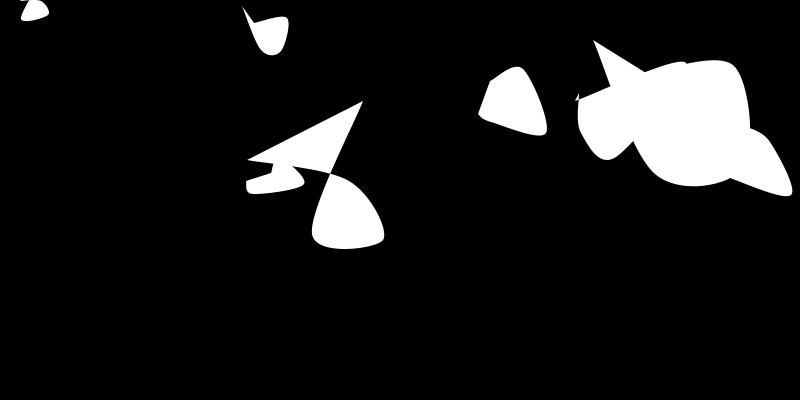
Frame 1 (no input)
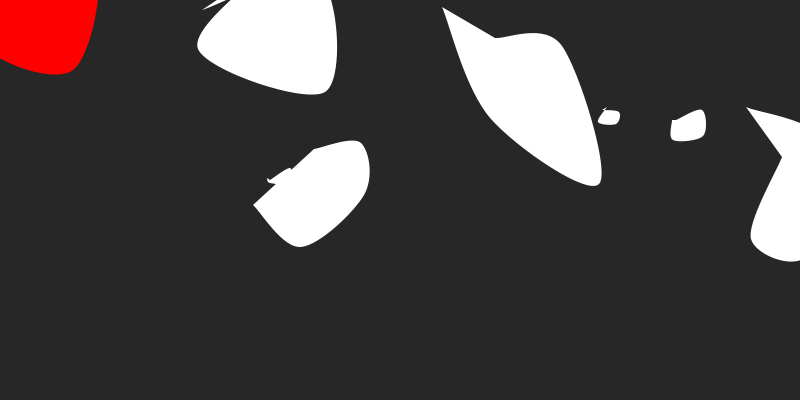
Frame 60 (the mouse pressed at the canvas centre just before this capture)
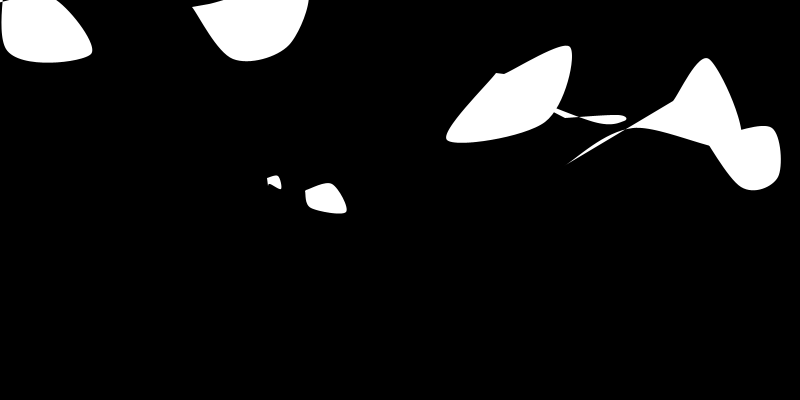
Frame 120 (the mouse held since frame 60 and released just before this capture)

The Processing sketch that drew these frames (run headless with seeded random() and noise(); from frame 60 on, the mouse is pressed at the canvas centre):

// Processing sketch: processing_143669
// ── processing_143669.pde



int numThoughts = 8, bgShade = 0;
Thought[] thoughts = new Thought[numThoughts];


void setup()
{
  size(800, 400);
  noStroke();

  for (int i = 0; i < numThoughts; i++)
  {
    thoughts[i] = new Thought();
  }
}

void draw()
{
  background(bgShade);

  //ellipse(width/2, height/2, 50, 50);

  int withFocus = 0;

  for (int i = 0; i < numThoughts; i++)
  {
    if (dist(mouseX, mouseY, thoughts[i].getX(), thoughts[i].getY())
      < thoughts[i].getSize())
    {
      //mouse on object
      if (bgShade < 255)
      {
        bgShade++;
      }

      color focusColor = color(255, 0, 0);
      thoughts[i].setColor(focusColor);
      thoughts[i].setFocus(true);
    }
    else
    {
      //mouse off object

      thoughts[i].setColor(255);
      thoughts[i].setFocus(false);
    }

    if (thoughts[i].gotFocus())
    {
      withFocus++;
    }

    thoughts[i].change();
    thoughts[i].display();
  }

  if (withFocus < 1)
  {
    bgShade = 0;
  }
}


//OBJECTS
class Thought
{
  int x, y, x2, y2, x3, y3, x4, y4, x5, y5, rate, min, max, size;
  float xoff, yoff;
  color fillColor;
  boolean hasFocus;

  Thought()
  {
    x = (int) random(width);
    y = (int) random(height);
    x2 = x3 = x4 = x5 = x;
    y2 = y3 = y4 = y5 = y;
    xoff = 0.01;
    yoff = 0.01;
    rate = (int) random(1, 5);
    size = (int) random(20, 100);
    fillColor = color(255, 255, 255);
    hasFocus = false;
  }

  void display()
  {
    fill(fillColor);
    //scale(0.1);
    //ellipse(x, y, size, size);

    //x = (int) map(noise(xoff, yoff), 0, 1, x-size/2, x+size/2);
    //y = (int) map(noise(xoff, yoff), 0, 1, y-size/2, y+size/2);

    int x1 = x, y1 = y;

    if (!hasFocus)
    {

      x1 = (int) random(x-size, x+size);
      y1 = (int) random(y-size, y+size);

      x2 = (int) random(x-size/2, x+size/2);
      y2 = (int) random(y-size/2, y+size/2);

      x3 = (int) random(x-size/2, x+size/2);
      y3 = (int) random(y-size/2, y+size/2);

      x4 = (int) random(x-size/2, x+size/2);
      y4 = (int) random(y-size/2, y+size/2);

      x5 = (int) random(x-size/2, x+size/2);
      y5 = (int) random(y-size/2, y+size/2);
    }

    //x5 = (int) map(noise(xoff, yoff), 0, 1, x-size/2, x+size/2);
    //y5 = (int) map(noise(xoff, yoff), 0, 1, y-size/2, y+size/2);

    beginShape();
    curveVertex(x1-size/2, y1-size/2);
    curveVertex(x1-size/2, y1-size/2);
    curveVertex(x2-size/2, y2+size/2);
    curveVertex(x3+size/2, y3+size/2);
    curveVertex(x4+size/2, y4-size/2);
    curveVertex(x5-size/2, y5-size/2);
    curveVertex(x5-size/2, y5-size/2);
    endShape();

    xoff += 0.01;
    yoff += 0.01;
  }

  void change()
  {
    if (size < 10 || size > 100)
    {
      rate = -rate;
    }
    size += rate;
    //rate++;

    //x2++;
  }

  void setFocus(boolean isFocused)
  {
    hasFocus = isFocused;
  }

  boolean gotFocus()
  {
    return hasFocus;
  }

  int getX()
  {
    return x;
  }

  int getY()
  {
    return y;
  }

  void setColor(color clr)
  {
    fillColor = clr;
  }

  int getSize()
  {
    return size;
  }
}
